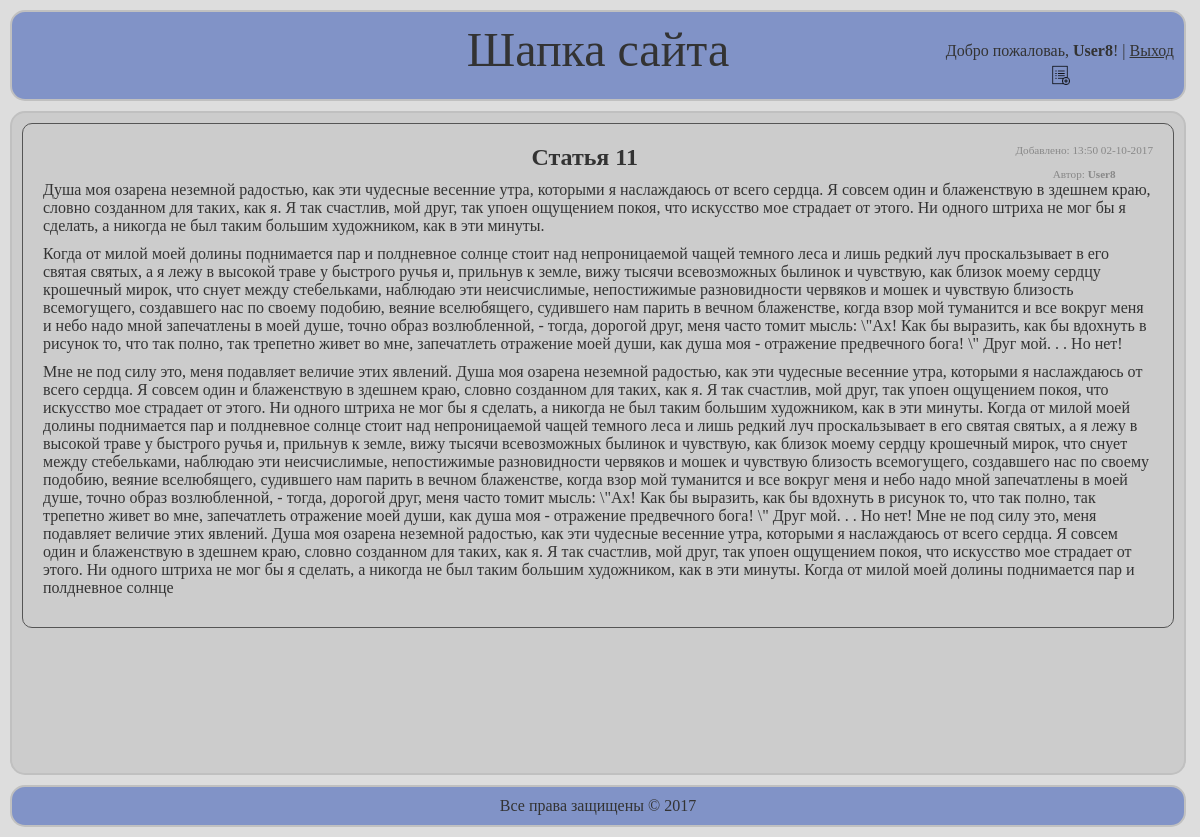
The page /article.php?article=11 (signed in) on the database its author committed.
### tables this page shows
CREATE TABLE IF NOT EXISTS `articles` (
  `id` int(11) unsigned NOT NULL AUTO_INCREMENT,
  `title` varchar(255) NOT NULL,
  `text` text NOT NULL,
  `date` timestamp NOT NULL DEFAULT CURRENT_TIMESTAMP,
  `user_id` int(11) NOT NULL,
  PRIMARY KEY (`id`),
  FULLTEXT KEY `text` (`text`)
);

CREATE TABLE IF NOT EXISTS `users` (
  `id` int(11) NOT NULL AUTO_INCREMENT,
  `login` varchar(50) NOT NULL,
  `password` char(32) NOT NULL,
  PRIMARY KEY (`id`),
  UNIQUE KEY `login` (`login`)
);

### www/includes/functions.php (called while the page is built, shortened)
<?php
	function connectDB($DBhost, $DBlogin, $DBpassword, $DBname)
	{
		$db = new mysqli($DBhost, $DBlogin, $DBpassword, $DBname);
		$db->query("SET NAMES 'utf8'");
		return $db;
	}
	function getArticleById($id, $DBhost, $DBlogin, $DBpassword, $DBname)
	{
		$db = connectDB($DBhost, $DBlogin, $DBpassword, $DBname);
		$res = $db->query("SELECT articles.id AS id, title, date, text, login
							FROM articles LEFT JOIN users ON articles.user_id = users.id WHERE articles.id = $id");
		return $res->fetch_assoc();
	}
	function decodeText($text)
	{
		$text = get_magic_quotes_gpc() ? stripslashes($text) : $text;
		return $text;
	}
?>

### www/article.php (the view, shortened to what this page needs)
<?php
require_once "includes/functions.php";
$id = (int)$_GET["article"];
$article = getArticleById($id, $DBhost, $DBlogin, $DBpassword, $DBname);
?>
<!DOCTYPE html>
<html>
<head>
	<?php
		require_once "includes/head.php";
	?>
</head>
	<body>
		<?php require_once "includes/header.php"; ?>
		<div id="articleList">
		<?php
			echo '<div class="articleReview">
					<h2 class="articleHead">'.$article["title"].'</h2>
				<div class="addTime">Добавлено: '.date_format(date_create($article["date"]), "H:i d-m-Y").'<br/><br/>
					Автор: <strong>'.$article["login"].'</strong>
				</div>
				<div class="articleBody">'.decodeText($article["text"]).'</div>
			</div>';
		?>
		</div>
		<?php require_once "includes/footer.php"; ?>
	</body>
</html>

### www/css/style.css (style rules this page uses)
* { margin: 0; padding: 0; outline: none; }
html { color: #333333; background-color: #dddddd; font-family: Times New Roman, sans-serif; }
#articleList { float: left; width: 96%; background-color: #cccccc; margin-right: 10px; margin-left: 10px; padding: 10px; border: 2px solid silver; border-radius: 15px; min-height: 80vh; position: relative; }
#articleList .articleReview { border: 1px solid #555555; border-radius: 10px; margin-bottom: 10px; padding: 20px; text-align: center; }
#articleList .articleReview .articleHead { margin-left: 10%; }
#articleList .articleReview .articleBody { text-align: left; margin-top: 10px; }
#articleList .articleReview .articleBody p { margin-bottom: 10px; }
#articleList .articleReview h2 { display: inline-block; }
#articleList .articleReview .addTime { float: right; color: #888888; font-size: 0.7em; }

### rows shown on the page
articles: title "Статья 11", date "13:50 02-10-2017", user.login "User8", text "Душа моя озарена неземной радостью, как эти чудесные весенние утра, которыми я наслаждаюсь от всего сердца. Я совсем один и блаженствую в здешнем краю, словно созданном для таких, как я. Я так счастлив, мой друг, так упоен ощущением покоя, что искусство мое страдает от этого. Ни одного штриха не мог бы я сделать, а никогда не был таким большим художником, как в эти минуты. Когда от милой моей долины поднимается пар и полдневное солнце стоит над непроницаемой чащей темного леса и лишь редкий луч проскальзывает в его святая святых, а я лежу в высокой траве у быстрого ручья и, прильнув к земле, вижу тысячи всевозможных былинок и чувствую, как близок моему сердцу крошечный мирок, что снует…"

### other values the page prints
$_SESSION['login'] "User8"
